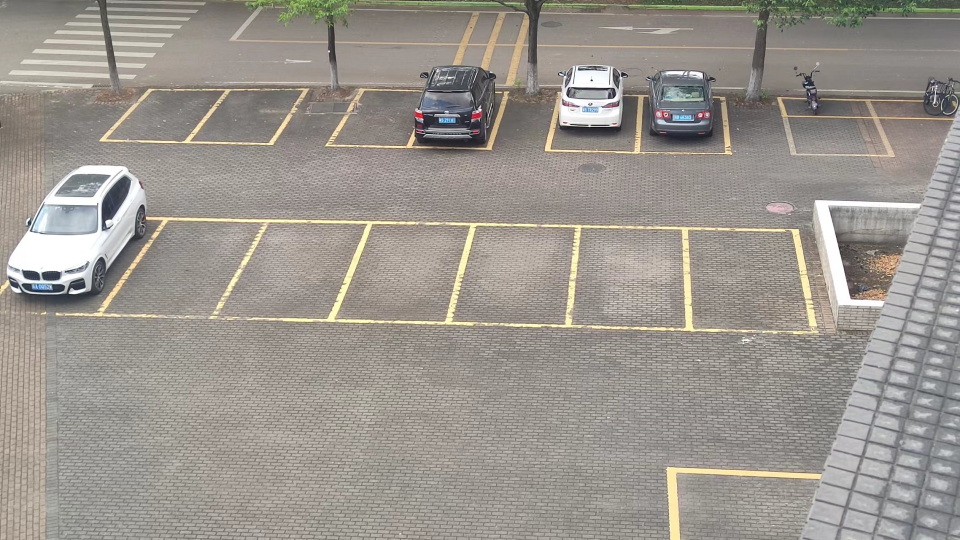
#> input picture img/test.jpg, 1920 x 1080 px (shown at 1/2 size)
$ python test_hough1.py
#> lines starting #> are read from the running program, lines starting #| are printed output that depends on the picture; after the words box and inside, x2 and y2 are one past the last pixel; in counts of white or black regions, pixels touching at a corner belong together
import cv2
import numpy as np

def img_show(title: str, img: np.ndarray, rate = 0.6):
    img_show = cv2.resize(img, None, fx=rate, fy=rate, interpolation=cv2.INTER_AREA)
    cv2.imshow(title, img_show)
    cv2.waitKey(0)

# 读取图像文件
img = cv2.imread('img/test.jpg')
#> img is the input picture: shape (1080, 1920, 3); mean B, G, R 142.2, 149.1, 154.3

# 将图像转换为灰度图像
gray = cv2.cvtColor(img, cv2.COLOR_BGR2GRAY)
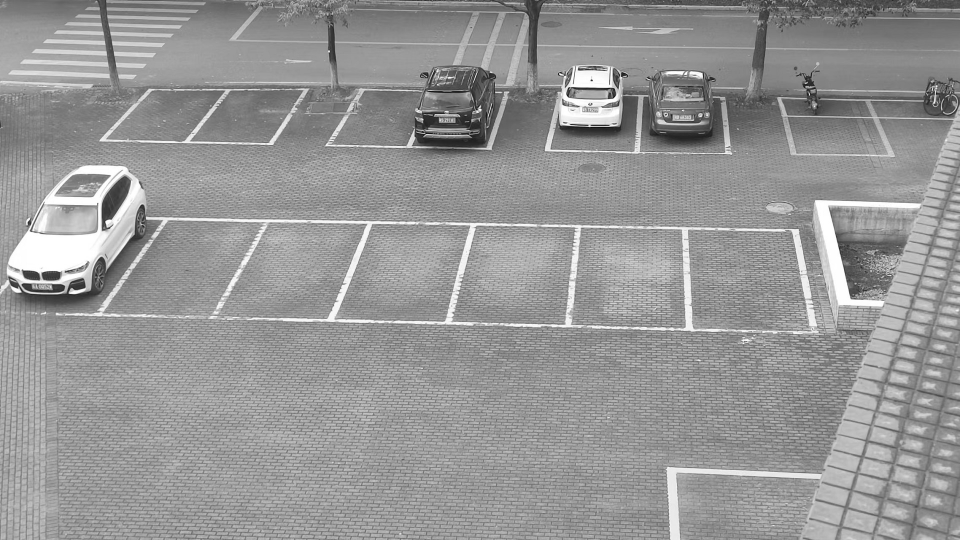
#> gray: shape (1080, 1920) (shown at 1/2 size); min 0, max 255, mean 149.8

# 对灰度图像进行高斯模糊处理
gaus = cv2.GaussianBlur(gray, (3, 3), 0)
# img_show('gauss', gaus)

# 使用Canny边缘检测算法检测边缘
edges = cv2.Canny(gaus, 50, 150, apertureSize=3)
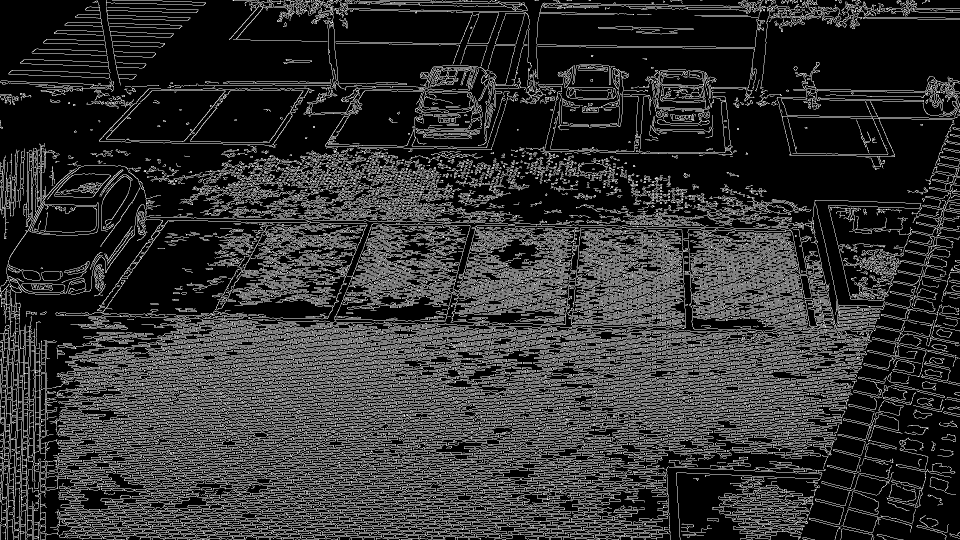
#> edges: shape (1080, 1920) (shown at 1/2 size); 19.3% white in thin lines or dots

# 定义Hough线变换参数
minLineLength = 100
maxLineGap = 10

# 使用Hough线变换检测图像中的直线
lines = cv2.HoughLinesP(edges, 1, np.pi / 180, 100, minLineLength, maxLineGap)
#> lines = 2057 rows, first 6: [1368, 817, 1384, 817], [1058, 778, 1072, 778], [747, 684, 762, 684], [1372, 764, 1386, 764], [741, 18, 776, 18], [787, 1000, 807, 1000]

# 遍历检测到的每条线
for x1, y1, x2, y2 in lines[0]:
    # 在原始图像上绘制检测到的线
    cv2.line(img, (x1, y1), (x2, y2), (0, 255, 0), 2)
#> this loop made 1 pass
#> img: shape (1080, 1920, 3); under 0.01% of pixels changed, all inside (x1, y1, x2, y2) = (1367, 816, 1386, 819)

# 显示包含检测到的直线的图像
cv2.imshow("houghline", img)

# 等待用户按下键盘任意键，然后关闭窗口
cv2.waitKey()

# 关闭所有OpenCV窗口
cv2.destroyAllWindows()
